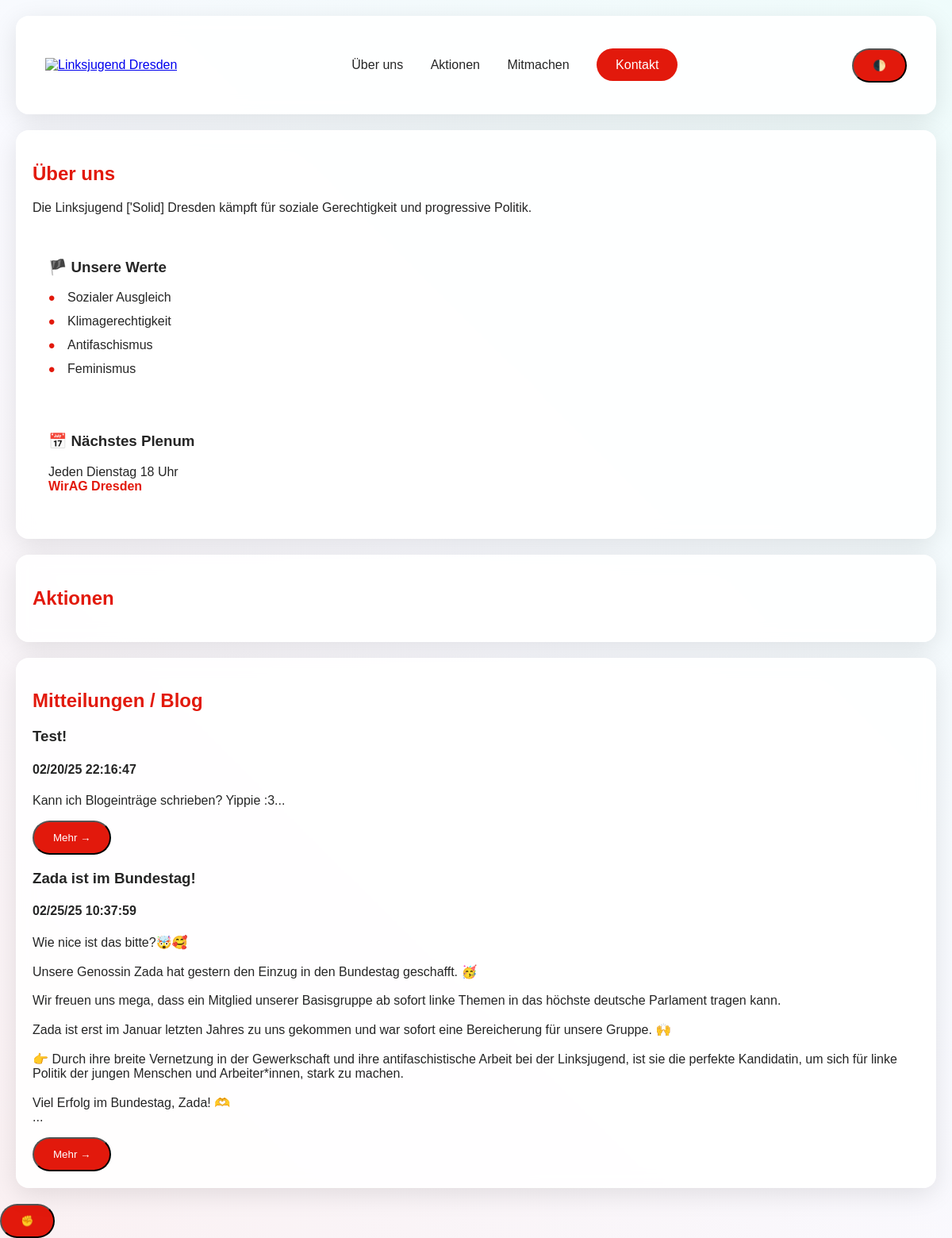
Before: / with the older database file.
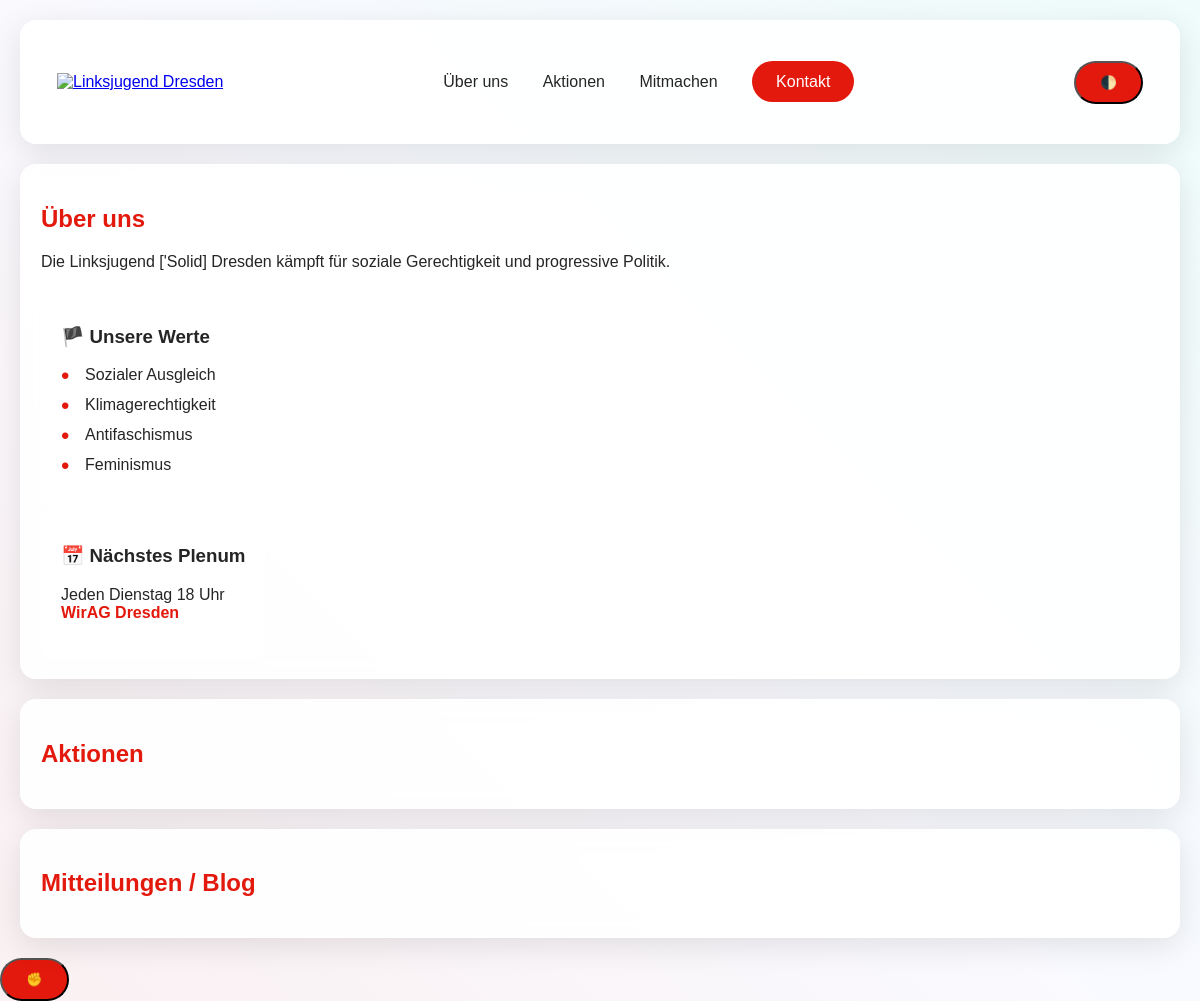
After: the same page with the newer database file.
### models.py (models this page shows)
class Blogeintrag(db.Model):
    __tablename__ = 'blogeintrag'
    _id = db.Column("id", db.Integer, primary_key = True, autoincrement = True)
    name = db.Column(db.VARCHAR(120))
    date = db.Column(db.DATETIME)
    body = db.Column(db.VARCHAR(10240))
    author_id = db.Column(db.Integer, db.ForeignKey('user.id'))

### app.py (the view)
@app.route("/")
def root():
    aktionen = Aktion.query.all()
    blogeintraege = Blogeintrag.query.all()
    return render_template("index.html", aktionen=aktionen, blogs=blogeintraege)

### app.py (called while the page is built)
@app.before_request
def check_maintenance():
    if request.path.startswith("/static"): return
    if maintenance_mode:
        if current_user.is_authenticated:
            flash("Die Seite ist aktuell unter Wartung -- Teile der Seite könnten nicht wie erwartet funktionieren")
        else:
            abort(503)

### templates/index.html (shortened to what this page needs)
<!DOCTYPE html>
<html lang="de" data-theme="light">
<head>
    <link rel="stylesheet" href="/static/style.css">
</head>
<body>
    <header class="glass-effect">
        <div class="nav-container">
            <a href="/"><img class="logo" src="https://cdn.prod.website-files.com/6759bc93cdd395aa9d112cc8/67631ad248cbe2cae0b96c15_favicon.png" alt="Linksjugend Dresden"> </a>
            <nav class="main-nav">
                <ul class="nav-links">
                    <li><a onclick="scrollTo('ueber-uns')" href="#ueber-uns" class="nav-link hover-underline">Über uns</a></li>
                    <li><a onclick="scrollTo('aktivitaten')" href="#aktivitaeten" class="nav-link hover-underline">Aktionen</a></li>
                    <li><a href="/mitmachen" class="nav-link hover-underline">Mitmachen</a></li>
                    <li><a href="/kontakt" class="nav-link cta-button">Kontakt</a></li>
                </ul>
            </nav>
            <button class="theme-toggle cta-button">🌓</button>
        </div>
    </header>
    <main class="container">
        <section id="ueber-uns" class="glass-effect fade-in">
            <h2>Über uns</h2>
            <p class="highlight text">Die Linksjugend ['Solid] Dresden kämpft für soziale Gerechtigkeit und progressive Politik.</p>
            <div class="grid-2col">
                <div class="card">
                    <h3>🏴 Unsere Werte</h3>
                    <ul class="styled-list">
                        <li>Sozialer Ausgleich</li>
                        <li>Klimagerechtigkeit</li>
                        <li>Antifaschismus</li>
                        <li>Feminismus</li>
                    </ul>
                </div>
                <div class="card">
                    <h3>📅 Nächstes Plenum</h3>
                    <p>Jeden Dienstag 18 Uhr<br><span class="highlight-text">WirAG Dresden</span></p>
                </div>
            </div>
        </section>
        <section id="aktivitaeten" class="glass-effect slide-up">
            <h2>Aktionen</h2>
        </section>
        <section id="aktivitaeten" class="glass-effect slide-up">
            <h2>Mitteilungen / Blog</h2>
            <div class="activity-grid">
                {% for entry in blogs %}
                <article class="activity-card">
                    <div class="card-header" class="glass-effect ribbon">
                        <h3 class="text">{{entry.name}}</h3>
                        <h4 class="text">{{entry.date.strftime("%D %H:%M:%S")}}</h4>
                    </div>
                    <div class="card-body">
                        <p>{{entry.body.replace("\n", "<br>")[:1024]|safe}}...</p>
                        <a href="/lj-blog/{{entry._id}}"><button class="cta-button">Mehr →</button></a>
                    </div>
                </article>
                {% endfor %}
            </div>
        </section>
    </main>
    <button class="fab cta-button">✊</button>
</body>
</html>

### static/style.css (style rules this page uses)
body { font-family: Arial, sans-serif; margin: 0; padding: 0; background-color: #ffffff; color: var(--text); }
header { background-color: var(--primary); color: var(--text); padding: 10px 0; text-align: center; }
nav ul li a { color: var(--text); text-decoration: none; }
.text { color: var(--text) }
nav ul { list-style-type: none; padding: 0; }
nav ul li { display: inline; margin: 0 15px; }
section { padding: 20px; margin: 20px 0; background-color: #ffffff; border-radius: 8px; box-shadow: 0 0 10px rgba(0, 0, 0, 0.1); }
section h2 { color: var(--primary); }
section p { color: var(--text); }
:root { --primary: #e2190c; --secondary: #00ffc2; --background: #ffffff; --text: #252525; --glass: rgba(255, 255, 255, 0.9); --shadow: 0 8px 32px rgba(0, 0, 0, 0.1); }
body { font-family: Arial, sans-serif; margin: 0; padding: 0; background-color: var(--background); color: var(--text); transition: background-color 0.3s ease, color 0.3s ease; }
.glass-effect { background: var(--glass); backdrop-filter: blur(10px); -webkit-backdrop-filter: blur(10px); border-radius: 16px; border: 1px solid rgba(255, 255, 255, 0.3); box-shadow: var(--shadow); margin: 20px; padding: 20px; }
.card { background: var(--glass); color: var(--text); padding: 20px; border-radius: 12px; transition: transform 0.3s ease; }
.card p { color: var(--text); max-width: fit-content }
.cta-button { background: var(--primary); color: white; padding: 12px 24px; border-radius: 25px; transition: all 0.3s ease; }
.card { width: fit-content; }
.nav-container { display: flex; justify-content: space-between; align-items: center; padding: 1rem; }
.text { color: var(--text); }
header .cta-button { position: relative; z-index: 1002; }
.styled-list { list-style-type: none; padding: 0; text-align: left; max-width: 400px; margin: 0 auto; }
.styled-list li { margin-bottom: 0.75rem; padding-left: 1.5rem; position: relative; }
.styled-list li::before { content: "•"; color: var(--primary); font-size: 1.5rem; position: absolute; left: 0; top: -0.25rem; }
.highlight-text { color: var(--primary); text-decoration: none; font-weight: bold; }

Changed rows visible on the page:
removed Blogeintrag: name "Test!", date "02/20/25 22:16:47", body "Kann ich Blogeinträge schrieben? Yippie :3"
removed Blogeintrag: name "Zada ist im Bundestag!", date "02/25/25 10:37:59", body "Wie nice ist das bitte?🤯🥰 Unsere Genossin Zada hat gestern den Einzug in den Bundestag geschafft. 🥳 Wir freuen uns mega, dass ein Mitglied unserer Basisgruppe ab sofort linke Themen in das höchste deutsche Parlament tragen kann. Zada ist erst im Januar letzten Jahres zu uns gekommen und war sofort eine Bereicherung für unsere Gruppe. 🙌 👉 Durch ihre breite Vernetzung in der Gewerkschaft und ihre antifaschistische Arbeit bei der Linksjugend, ist sie die perfekte Kandidatin, um sich für linke Politik der jungen Menschen und Arbeiter*innen, stark zu machen. Viel Erfolg im Bundestag, Zada! 🫶"
